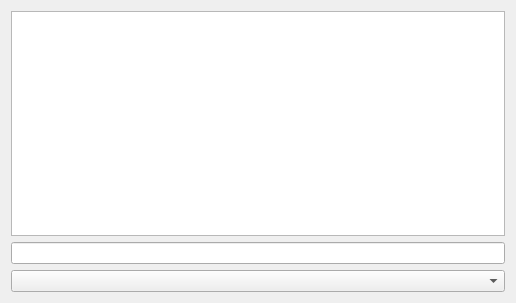
<?xml version="1.0" encoding="UTF-8"?>
<ui version="4.0">
 <class>Dialog</class>
 <widget class="QDialog" name="Dialog">
  <property name="geometry">
   <rect>
    <x>0</x>
    <y>0</y>
    <width>516</width>
    <height>303</height>
   </rect>
  </property>
  <property name="windowTitle">
   <string>Dialog</string>
  </property>
  <layout class="QVBoxLayout" name="verticalLayout">
   <item>
    <widget class="QTextBrowser" name="resultField"/>
   </item>
   <item>
    <widget class="QLineEdit" name="txtCommand"/>
   </item>
   <item>
    <widget class="QComboBox" name="comboBox"/>
   </item>
  </layout>
 </widget>
 <resources/>
 <connections/>
</ui>
